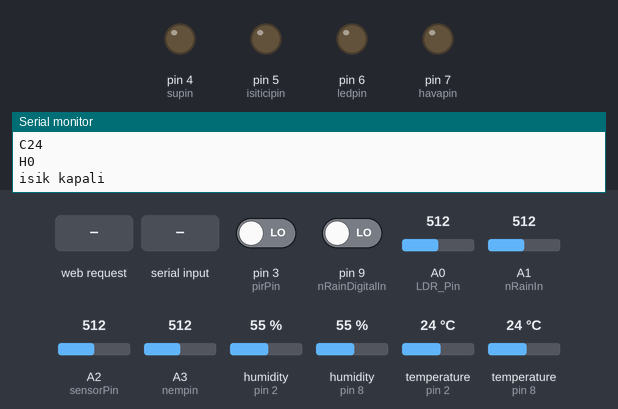
Simulated run of this sketch. Board: Arduino Uno, built for the host (arithmetic inside an expression is 32-bit, double 64-bit). On the bench: output pins drawn as LEDs (lit = HIGH), the last lines printed to the serial monitor. The test bench sets the inputs (shaded band); at power-on: pin 3 (pirPin) LOW, A3 (nempin) = 512, pin 9 (nRainDigitalIn) LOW, A0 (LDR_Pin) = 512, A1 (nRainIn) = 512, A2 (sensorPin) = 512, humidity (sensors on pin 2, pin 8) 55 %, temperature (sensors on pin 2, pin 8) 24 °C. WiFi joins after 1.5 s; servers stay silent unless stated.

Above: at 3.8 s.
3.9 s: pin 3 (pirPin) driven HIGH
At 6.7 s:
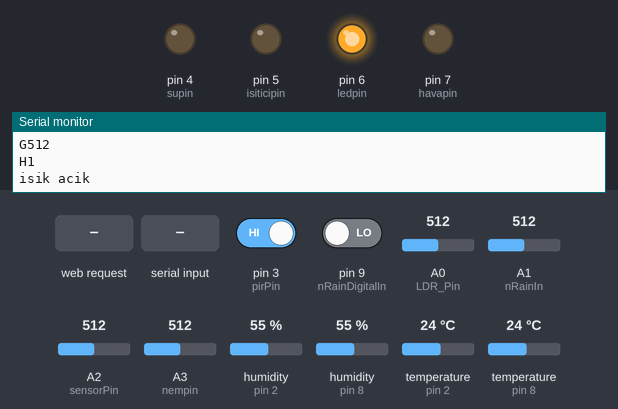
7.6 s: A3 (nempin) set to 306
9.7 s: pin 9 (nRainDigitalIn) driven HIGH
17.8 s: HTTP request GET /y received
20.8 s: "y\n" received over Serial
24.9 s: HTTP request GET /z received
Timing chart, 0 to 27.9 s (numbered marks = the images above; inputs shaded):
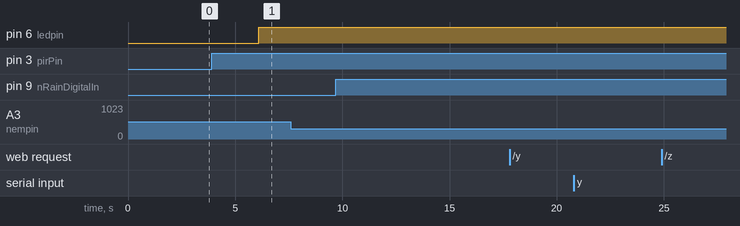

Measured:
- after the input at 3.9 s, pin 6 (ledpin): LOW → HIGH after 2.2 s

The sketch:

DENEME.ino
```cpp
//A:İÇ SİCAKLİK
//B:İÇ NEM
//C:DİŞ SİCAKLİK
//D:DİŞ NEM
//E:TOPRAK NEM
//F:SU DEPOSU
//G:IŞIK SİDDETİ
//H:HAREKET
//K:YAĞMUR
//Havalandırma kapalı:I
//Havalandırma Acık:i
//işik kapalı:j
//işik açık:l
//isitici açık:m
//isitici kapali:n
//Sulama açık:p
//sulama kapalı:r
//havalandırma aç:s
//havalandırma kapat:t
//suyu aç:u
//suyu kapat:v
//işik aç:y
//işik kapat:z
//isitici aç:w
//isitici kapat:q
#include <TimerOne.h>
#include <SPI.h>
#include <Ethernet.h>
#include <dht11.h> // dht11 kütüphanesini ekliyoruz.
byte mac[] = {0xDE, 0xAD, 0xBE, 0xEF, 0xFE, 0xED };
//IPAddress ip(10,99,4,29);
//IPAddress gateway(10,99,0,1);
//IPAddress subnet(255,255,240,0);
IPAddress ip(192,168,31,24);
IPAddress gateway(192,168,31,1);
IPAddress subnet(255, 255, 255, 0);
EthernetServer server(23);
boolean alreadyConnected = false; // whether or not the client was connected previously
///////////
#define DHT11PIN 2 // DHT11PIN olarak Dijital 2'yi belirliyoruz.
#define DHT11PI 8
int pirPin = 3; // PIR pin
int supin = 4;   // Led aç/kapa
int isiticipin=5;//Havalandırma aç/kapa
int ledpin=6;//Isıtıcı aç/kapa
int havapin=7;//Su aç/kapa
int nRainDigitalIn = 9;


int nempin = A3;
const int sensorPin = A2; //Su Seviyesi
int nRainIn = A1;//yagmur sensörü okuma pini
int LDR_Pin = A0; //analog pin 0


char giden;
dht11 DHT11;
char gelen;
boolean bIsRaining = false;
String gel;
String strRaining;
String su;
String isi;
String isik;
String hava;
int liquid_level;
int nRainVal;
int deger = 0;
int sayac=0;
void setup() {
  // Timer1.initialize(1000000); // set a timer of length 100000 microseconds (or 0.1 sec - or 10Hz => the led will blink 5 times, 5 cycles of on-and-off, per second)
 // Timer1.attachInterrupt(bag);
  Ethernet.begin(mac, ip, gateway, subnet);
  // start listening for clients
  server.begin();
 // Open serial communications and wait for port to open:
  Serial.begin(9600);
  Serial.print("Chat server address");
  Serial.println(Ethernet.localIP());
  //////////
  pinMode(pirPin, INPUT);  // PIR Pin'i giriş yapılıyor
  pinMode(2, INPUT);
  pinMode(8, INPUT);
  pinMode(nRainDigitalIn,INPUT);

  pinMode(ledpin, OUTPUT);      // LED Pin'i çıkış yapılıyor
  pinMode(havapin, OUTPUT);
  pinMode(supin, OUTPUT);
  pinMode(isiticipin, OUTPUT);

  Serial.begin(9600); //sets the baud rate for data transfer in bits/second
  pinMode(sensorPin, INPUT);//the liquid level sensor will be an input to the arduino
}
void hareket(){

 deger = digitalRead(pirPin);  // Dijital pin okunuyor
  Serial.print("H");
  Serial.println(deger);
  // Okunan değer seri porttan okunuyor.
  if (deger == HIGH && isik!="z") {
  digitalWrite(ledpin, HIGH); // Eğer okunan değer 1 ise LED yakılıyor.


      Serial.println("isik acik");
  server.print("H");
   server.println("1");


  }
  else if(isik=="y")
  {
  digitalWrite(ledpin, HIGH);


   Serial.println("isik acik");
    server.print("H");
   server.println("1");


  // char deger='l';
    //  server.println(deger);

  }
  else if(deger==LOW && isik!="y"){
  digitalWrite(ledpin, LOW);  // Eğer okunan değer 0 ise LED söndürülüyor.


      Serial.println("isik kapali");


    server.print("H");
   server.println("0");


    // char deger='j';
    //  server.println(deger);
}
else if (deger==HIGH &&  isik=="z")
{
digitalWrite(ledpin, HIGH);
  Serial.println("isik acik");
server.print("H");
   server.println("1");


}

 // bag();
  //delay(2000);
//  bag();


}
void bag(){

EthernetClient client = server.available();
       if (Serial.available() > 0){

      String giden=Serial.readString();

      Serial.println(giden);
     server.print(giden);

      }

    if (client.available() > 0) {
      // read the bytes incoming from the client:
       Serial.println("burda");
     String gelen = client.readString();
       Serial.println(gelen.substring(3));
      gel=gelen.substring(3);
      Serial.println(gel);


      if(gel!=""){


      if(gel=="s" || gel=="t"){
        hava=gel;
      }
        if(gel=="y" || gel=="z"){
          isik=gel;
      }
        if(gel=="u" || gel=="v"){
          su=gel;
      }
        if(gel=="w"|| gel=="q"){
          isi=gel;
      }

}
    }
}

void loop() {
  // wait for a new client:
  EthernetClient client = server.available();
  // when the client sends the first byte, say hello:
    if (!alreadyConnected) {
      // clead out the input buffer:
      client.flush();
        Serial.println("We have a new client");
      client.println("Hello, client!");
     Serial.println("androiten kelme gir");
      alreadyConnected = true;
    }
    ///havalandırma****
    if(hava == "s"){

      Serial.println ("havalandirma acik");
     digitalWrite(havapin, HIGH);
        server.print("H");
   server.println("3");


        // char deger='i';
        // server.println(deger);


    }
    else if(hava=="t")
    {
    Serial.println ("havalandirma kapali");
    digitalWrite(havapin, LOW);
       server.print("H");
   server.println("2");
    }
    else{
    Serial.println ("havalandirma kapali");
       server.print("H");
   server.println("2");
    // digitalWrite(havapin, LOW);

    }
  //pır**************


  //***pır********
  // Bir satır boşluk bırakıyoruz serial monitörde.
  Serial.println("\n");
 /////isitici****
 if(isi=="w"){
 Serial.println("isitici acik");
 digitalWrite(isiticipin, HIGH);
    server.print("H");
   server.println("5");
   delay(1000);

   // char deger='m';
   // server.println("deger");
 }
 else
 {
   Serial.println("isitici kapali");
   digitalWrite(isiticipin, LOW);
      server.print("H");
   server.println("4");
   delay(1000);
     // char deger='n';
    //  server.println(deger);
 }


/////isitici****

  /////ic sıcaklık ve nem*************
  int chk = DHT11.read(DHT11PIN);
  // Sensörden gelen verileri serial monitörde yazdırıyoruz.
  Serial.print("B");
  Serial.println((float)DHT11.humidity, 0);
  Serial.print("A");
  Serial.println((float)DHT11.temperature, 0);

  bag();
  hareket();

  // 2 saniye bekliyoruz. 2 saniyede bir veriler ekrana yazdırılacak.
  delay(2000);
  bag();
  /////ic sıcaklık ve nem*************
  Serial.println("\n");
  /////dıs sıcaklık ve nem*************


  int ch = DHT11.read(DHT11PI);
  // Sensörden gelen verileri serial monitörde yazdırıyoruz.
  Serial.print("D");
  Serial.println((float)DHT11.humidity, 0);
  Serial.print("C");
  Serial.println((float)DHT11.temperature, 0);

  bag();
 hareket();
  // 2 saniye bekliyoruz. 2 saniyede bir veriler ekrana yazdırılacak.
  delay(2000);
  bag();
  /////dıs sıcaklık ve nem*************
  Serial.println("\n");
  /////toprak  nem*************
   int nem = analogRead(nempin);
  if (nem <= 300)
  {
    Serial.println("Toprak ideal nem seviyesinin ustunde");
    Serial.println("E");

  bag();
   hareket();
   delay(1000);
  bag();
  }
  else if (nem > 50 && nem <= 450)
  {
    Serial.println("Toprak ideal nem seviyesinin ustunde");
    Serial.print("E");
    Serial.println(nem);

    bag();
     hareket();
   delay(1000);

  bag();
  }

  else if (nem > 450 && nem <= 700)
  {
    Serial.println("Toprak ideal nem seviyesinde");
    Serial.print("E");
    Serial.println(nem);

   bag();
   delay(1000);
   bag();

  }
  else if (nem > 700 && nem <= 1500)
  {
    Serial.println("Toprak nem seviyesinin altinda sulama devreye girecek");
    Serial.print("E");
    Serial.println(nem);
 bag();
  hareket();
   delay(1000);

  bag();
  }
  //else      // Eğer nem değeri 850 den yüksek ise aşağıdaki kodlar devreye girecektir.
  //{
    //Serial.println("Toprak nem seviyesinin altinda sulama devreye girecek");
    //Serial.print("E");
    //Serial.println(nem);
    //bag();
   //delay(1000);
  //bag();
  //}
  /////toprak  nem*************
  Serial.println("\n");
  /////ışık şideti*************
  int LDRReading = analogRead(LDR_Pin);
  Serial.print("G");
  Serial.println(LDRReading);
bag();
 hareket();
 delay(1000);
bag();
////ışık şideti****
  Serial.println("\n");
//yagmur*****
  nRainVal = analogRead(nRainIn);
  bIsRaining = !(digitalRead(nRainDigitalIn));
  if (bIsRaining) {
    strRaining = "Evet";
    server.print("H");
   server.println("8");
   delay(100);
  }
  else {
    strRaining = "Hayir";
    server.print("H");
   server.println("9");
   delay(100);
  }
  Serial.print("Yagmur varmi");
  Serial.println(strRaining);


  Serial.print("K");
  Serial.println(nRainVal);


bag();
 hareket();
  delay(1000);
bag();
/////sulama****
if(su=="u"){
Serial.println("sulama acik");
digitalWrite(supin, HIGH);
   server.print("H");
   server.println("7");

}
else
{
  Serial.print("sulama kapali");
  digitalWrite(supin, LOW);
     server.print("H");
   server.println("6");
    // char deger='r';
    // server.println(deger);
}
/////sulama****

/////yagmur*************

  Serial.println("\n");
  /////su seviyesi*************
  liquid_level = analogRead(sensorPin); //arduino reads the value from the liquid level sensor
  Serial.print("F");
  Serial.println(liquid_level);//prints out liquid level sensor reading
 bag();
  hareket();
 delay(1000);//delays 100ms

bag();
  /////su seviyesi*************
  Serial.println("\n");
}
```
